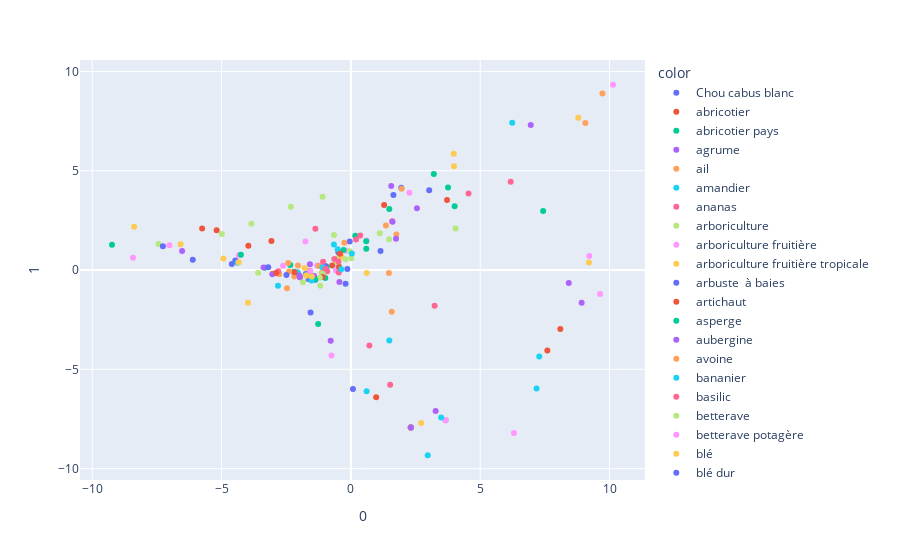

The cell this chart's notebook holds for it:
### Code cell
pca = PCA(n_components=51)
components = pca.fit_transform(bm25)
fig = px.scatter(components, x=0, y=1, color = bm25.index )

fig.show()
